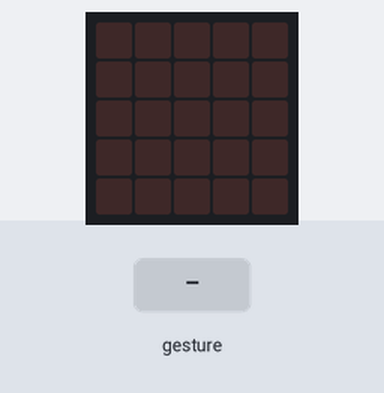
Simulated run of this program. Board: BBC micro:bit (MakeCode). Shown: the board's 5×5 LED display. The test bench sets the inputs (shaded band). Random numbers come from a fixed seed; a tilt is held for 1.5 s and a shake lasts 1 s, then the board lies face up again.

Above: at 1.2 s.
1.3 s: gesture 'shake'
At 1.9 s:
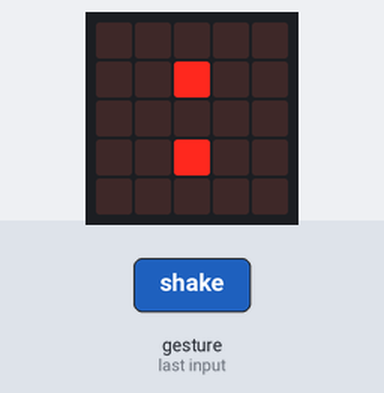
3.0 s: gesture 'shake'
At 4.4 s:
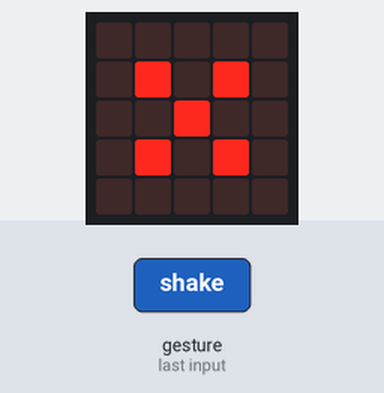
4.7 s: gesture 'shake'
At 5.7 s:
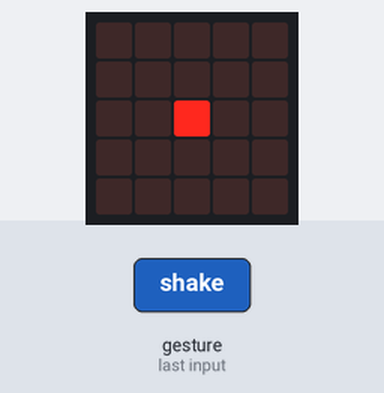
6.4 s: gesture 'shake'
At 7.0 s:
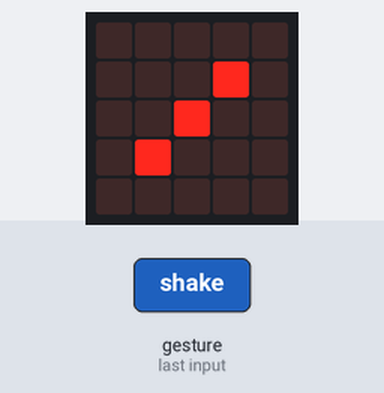
Timing chart, 0 to 9.1 s (numbered marks = the images above; inputs shaded):
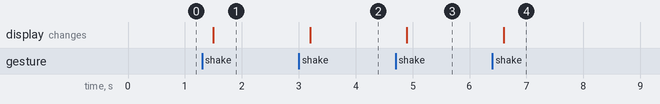

Measured:
- after the input at 1.3 s, the display: changes after 0.20 s (image 1)
- after the input at 3.0 s, the display: changes after 0.20 s (image 2)
- after the input at 4.7 s, the display: changes after 0.20 s (image 3)
- after the input at 6.4 s, the display: changes after 0.20 s (image 4)

The program:

main.ts
```typescript
let _ = 0
input.onGesture(Gesture.Shake, function () {
    _ = randint(1, 6)
    if (_ == 1) {
        basic.showLeds(`
            . . . . .
            . . . . .
            . . # . .
            . . . . .
            . . . . .
            `)
    } else if (_ == 2) {
        basic.showLeds(`
            . . . . .
            . . # . .
            . . . . .
            . . # . .
            . . . . .
            `)
    } else if (_ == 3) {
        basic.showLeds(`
            . . . . .
            . . . # .
            . . # . .
            . # . . .
            . . . . .
            `)
    } else if (_ == 4) {
        basic.showLeds(`
            . . . . .
            . # . # .
            . . . . .
            . # . # .
            . . . . .
            `)
    } else if (_ == 5) {
        basic.showLeds(`
            . . . . .
            . # . # .
            . . # . .
            . # . # .
            . . . . .
            `)
    } else if (_ == 6) {
        basic.showLeds(`
            . . . . .
            # . # . #
            . . . . .
            # . # . #
            . . . . .
            `)
    }
})
```

test.ts
```typescript
// 在這裡測試；當此封包作為擴充功能時，將不會編譯此內容。
```
